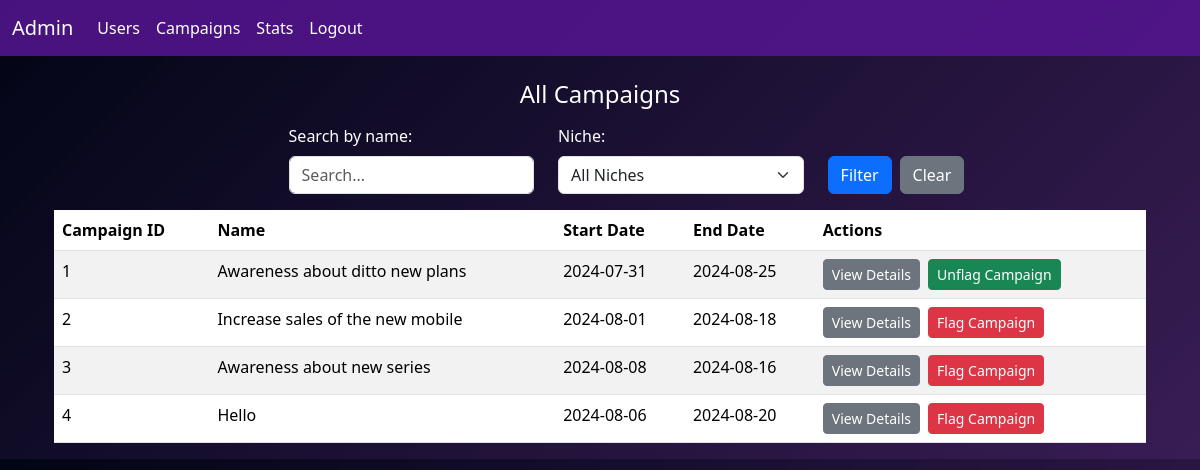
/admin/campaigns (signed in), run on an earlier commit of the app's database.
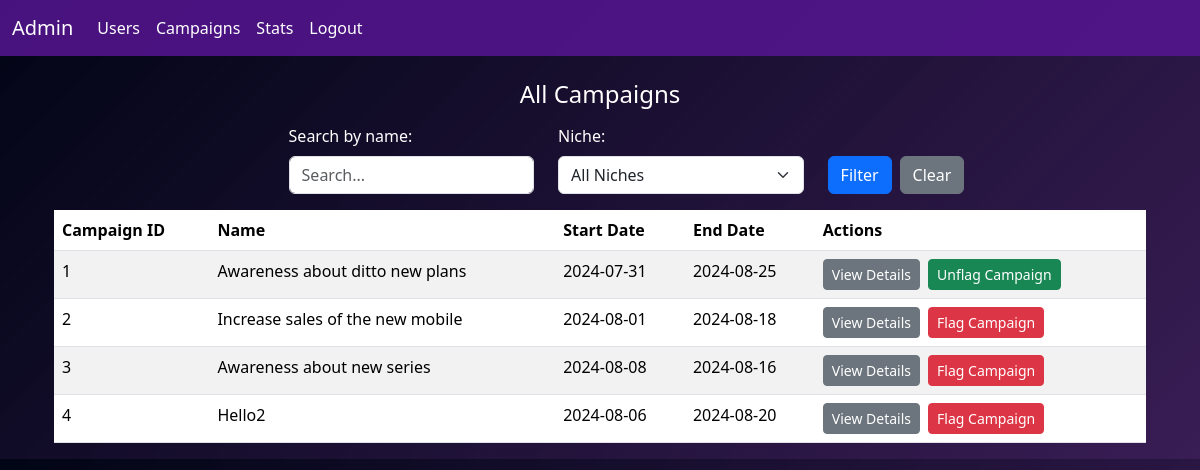
And on a later commit of the database.
### models.py (models this page shows)
class Campaign(db.Model):
    id = db.Column(db.Integer, primary_key=True)
    sponsor_id = db.Column(db.Integer, db.ForeignKey('sponsor.id'), nullable=False)
    name = db.Column(db.String(100), nullable=False)
    description = db.Column(db.Text)
    niche = db.Column(db.Text)
    start_date = db.Column(db.Date)
    end_date = db.Column(db.Date)
    budget = db.Column(db.Integer)
    is_flag = db.Column(db.Boolean, default=False)
    visibility = db.Column(db.String(10), default='public')
    goals = db.Column(db.Text)
    ad_requests = db.relationship('AdRequest', backref='campaign', lazy=True)

### routes.py (the view)
@app.route("/admin/campaigns")
@login_required
def admin_campaigns():
    search_query = request.args.get('search', '')
    selected_niche = request.args.get('niche', '')
    query = Campaign.query
    if search_query:
        query = query.filter(Campaign.name.ilike(f'%{search_query}%'))
    if selected_niche:
        query = query.filter_by(niche=selected_niche)
    campaigns = query.all()
    niches = db.session.query(Campaign.niche.distinct()).all()
    niches = [niche[0] for niche in niches]
    return render_template('admin_campaigns.html', campaigns=campaigns, niches=niches)

### routes.py (called while the page is built)
def login_required(f):
    @wraps(f)
    def wrap(*args, **kwargs):
        if 'user_id' not in session:
            flash("You need to login first")
            return redirect(url_for('login'))
        else:
            user_id  = session['user_id']
            user = User.query.filter_by(id=user_id).first()
            if user.is_flag:
                flash("You are flagged")
                return redirect(url_for('login'))
        return f(*args, **kwargs)
    return wrap

### templates/admin_campaigns.html (shortened to what this page needs)
{% extends 'admin_dash.html' %}
{% block content %}
<div class="container mt-4">
    <h4>All Campaigns</h4>
    <form method="GET" action="{{ url_for('admin_campaigns') }}">
        <div class="row mb-3">
            <div class="col-md-5">
                <label for="search" class="form-label">Search by name:</label>
                <input type="text" class="form-control" id="search" name="search" placeholder="Search..." value="{{ request.args.get('search', '') }}">
            </div>
            <div class="col-md-5">
                <label for="niche" class="form-label">Niche:</label>
                <select name="niche" id="niche" class="form-select">
                    <option value="">All Niches</option>
                </select>
            </div>
            <div class="col-md-2 d-flex align-items-end">
                <button type="submit" class="btn btn-primary me-2">Filter</button>
                <a href="{{ url_for('admin_campaigns') }}" class="btn btn-secondary mt-2">Clear</a>
            </div>
        </div>
    </form>
    <table class="table table-striped">
        <thead>
            <tr>
                <th>Campaign ID</th>
                <th>Name</th>
                <th>Start Date</th>
                <th>End Date</th>
                <th>Actions</th>
            </tr>
        </thead>
        <tbody>
            {% for campaign in campaigns %}
                <tr>
                    <td>{{ campaign.id }}</td>
                    <td>{{ campaign.name }}</td>
                    <td>{{ campaign.start_date }}</td>
                    <td>{{ campaign.end_date }}</td>
                    <td>
                        <div class="d-flex">
                            <a href="{{ url_for('admin_campaign_details', campaign_id=campaign.id) }}" class="btn btn-secondary btn-sm me-2">View Details</a>
                            <form method="POST" action="{{ url_for('flag_campaign', campaign_id=campaign.id) }}">
                                <button type="submit" class="btn btn-{% if campaign.is_flag %}success{% else %}danger{% endif %} btn-sm">
                                    {% if campaign.is_flag %}Unflag{% else %}Flag{% endif %} Campaign
                                </button>
                            </form>
                        </div>
                    </td>
                </tr>
            {% endfor %}
        </tbody>
    </table>
</div>
{% endblock %}

What changed in the data, as far as the page shows it:
changed Campaign id 4: name "Hello" → "Hello2"
